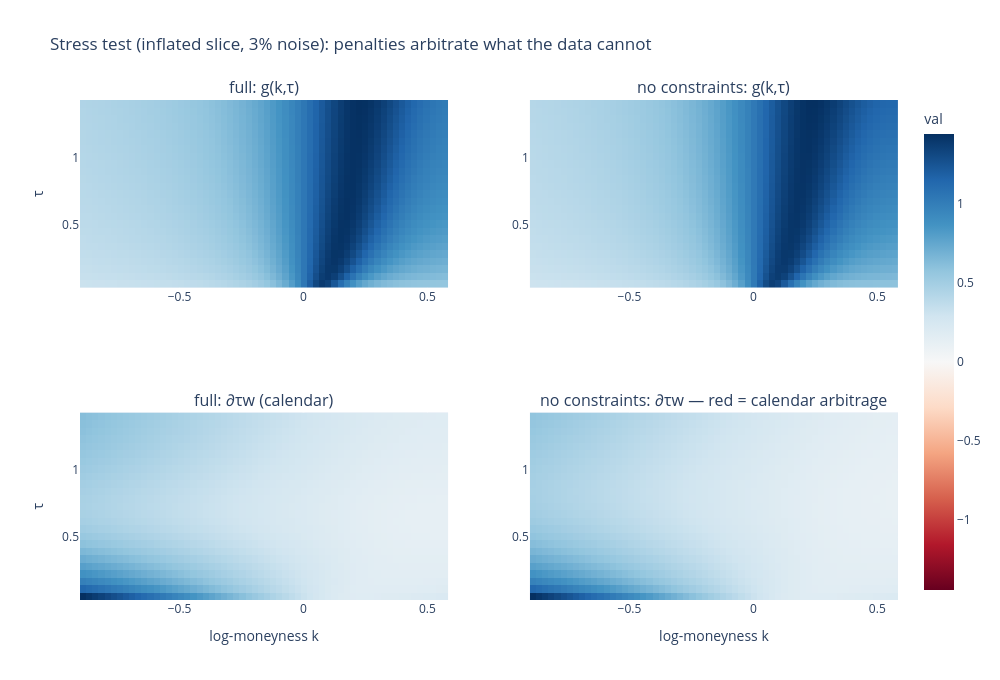

The notebook cell this image was saved under:
### Markdown cell above
### 3c. Stress test: where the penalties visibly earn their place

On the easy synthetic (arbitrage-free truth, good prior), even the unconstrained corrector can stay clean near the data — the prior does the protective work. To isolate the penalties' contribution we **distort the data**: one short slice inflated ×1.35 (the NB02 §4 device) + 3% noise. Fitting these quotes faithfully now *requires* a calendar violation ($\partial_\tau w<0$ where slices must cross); only the penalty can arbitrate. We train full vs no-constraints (equal epochs) and map both $g$ and $\partial_\tau w$ on the extended domain.

### Code cell
kq_s, tq_s, wq_s = sample_quotes(noise=0.03, seed=3, inflate=(1, 1.35))
wtq_s = iv_target_weights(wq_s, tq_s)
prior_s = make_prior(**fit_prior(kq_s, tq_s, wq_s, wtq_s))

stress = {}
for name, lb, lc in [("full", LAMBDA_BFLY, LAMBDA_CAL), ("no_constraints", 0.0, 0.0)]:
    wm = make_model(prior_s, K_SC, T_MID, T_SC)
    p_f, _ = train_logged(wm, init_mlp([2, *HIDDEN, 1], seed=SEED), kq_s, tq_s, wq_s, wtq_s,
                          kc, tc, kw, tw, lb, lc, EPOCHS_ABL, n_logs=3, ext_dom=EXT_DOM)
    stress[name] = (wm, p_f)
    c = loss_components(wm, p_f, kq_s, tq_s, wq_s, wtq_s, kc, tc, EXT_DOM)
    print(f"[stress {name:>15}] min g ext {c['min_g_ext']:+.4f} | "
          f"min d_tau w ext {c['min_cal_ext']:+.2e}")

fig = make_subplots(rows=2, cols=2, subplot_titles=(
    "full: g(k,τ)", "no constraints: g(k,τ)",
    "full: ∂τw (calendar)", "no constraints: ∂τw — red = calendar arbitrage"))
for j, name in enumerate(["full", "no_constraints"], start=1):
    wm, p_f = stress[name]
    kg, tg, G, WT = surf_g_and_cal(wm, p_f, *EXT_DOM)
    fig.add_trace(go.Heatmap(z=G, x=kg, y=tg, zmid=0, colorscale="RdBu",
                             showscale=(j == 2), colorbar=dict(title="val")), 1, j)
    fig.add_trace(go.Heatmap(z=WT, x=kg, y=tg, zmid=0, colorscale="RdBu",
                             showscale=False), 2, j)
fig.update_xaxes(title_text="log-moneyness k", row=2)
fig.update_yaxes(title_text="τ", col=1)
fig.update_layout(width=1000, height=680,
                  title="Stress test (inflated slice, 3% noise): penalties arbitrate what the data cannot")
fig.show()

### Figure 1 — Plotly figure (JSON) as saved in the notebook; plotly's stock layout.template omitted (floating-point values rounded to 4 significant figures; data arrays with more than 128 entries replaced by an {"elided": "..."} marker saying what was removed)
{"data": [{"colorbar": {"title": {"text": "val"}}, "colorscale": [[0, "rgb(103,0,31)"], [0.1, "rgb(178,24,43)"], [0.2, "rgb(214,96,77)"], [0.3, "rgb(244,165,130)"], [0.4, "rgb(253,219,199)"], [0.5, "rgb(247,247,247)"], [0.6, "rgb(209,229,240)"], [0.7, "rgb(146,197,222)"], [0.8, "rgb(67,147,195)"], [0.9, "rgb(33,102,172)"], [1, "rgb(5,48,97)"]], "showscale": false, "type": "heatmap", "x": [-0.8894, -0.8646, -0.8399, -0.8151, -0.7903, -0.7656, -0.7408, -0.7161, -0.6913, -0.6666, -0.6418, -0.6171, -0.5923, -0.5676, -0.5428, -0.5181, -0.4933, -0.4685, -0.4438, -0.419, -0.3943, -0.3695, -0.3448, -0.32, -0.2953, -0.2705, -0.2458, -0.221, -0.1963, -0.1715, -0.1468, -0.122, -0.09724, -0.07249, -0.04774, -0.02298, 0.001771, 0.02652, 0.05128, 0.07603, 0.1008, 0.1255, 0.1503, 0.175, 0.1998, 0.2246, 0.2493, 0.2741, 0.2988, 0.3236, 0.3483, 0.3731, 0.3978, 0.4226, 0.4473, 0.4721, 0.4968, 0.5216, 0.5464, 0.5711], "xaxis": "x", "y": [0.06, 0.1158, 0.1717, 0.2275, 0.2833, 0.3392, 0.395, 0.4508, 0.5067, 0.5625, 0.6183, 0.6742, 0.73, 0.7858, 0.8417, 0.8975, 0.9533, 1.009, 1.065, 1.121, 1.177, 1.232, 1.288, 1.344, 1.4], "yaxis": "y", "z": {"elided": "25x60 float values"}, "zmid": 0}, {"colorscale": [[0, "rgb(103,0,31)"], [0.1, "rgb(178,24,43)"], [0.2, "rgb(214,96,77)"], [0.3, "rgb(244,165,130)"], [0.4, "rgb(253,219,199)"], [0.5, "rgb(247,247,247)"], [0.6, "rgb(209,229,240)"], [0.7, "rgb(146,197,222)"], [0.8, "rgb(67,147,195)"], [0.9, "rgb(33,102,172)"], [1, "rgb(5,48,97)"]], "showscale": false, "type": "heatmap", "x": [-0.8894, -0.8646, -0.8399, -0.8151, -0.7903, -0.7656, -0.7408, -0.7161, -0.6913, -0.6666, -0.6418, -0.6171, -0.5923, -0.5676, -0.5428, -0.5181, -0.4933, -0.4685, -0.4438, -0.419, -0.3943, -0.3695, -0.3448, -0.32, -0.2953, -0.2705, -0.2458, -0.221, -0.1963, -0.1715, -0.1468, -0.122, -0.09724, -0.07249, -0.04774, -0.02298, 0.001771, 0.02652, 0.05128, 0.07603, 0.1008, 0.1255, 0.1503, 0.175, 0.1998, 0.2246, 0.2493, 0.2741, 0.2988, 0.3236, 0.3483, 0.3731, 0.3978, 0.4226, 0.4473, 0.4721, 0.4968, 0.5216, 0.5464, 0.5711], "xaxis": "x3", "y": [0.06, 0.1158, 0.1717, 0.2275, 0.2833, 0.3392, 0.395, 0.4508, 0.5067, 0.5625, 0.6183, 0.6742, 0.73, 0.7858, 0.8417, 0.8975, 0.9533, 1.009, 1.065, 1.121, 1.177, 1.232, 1.288, 1.344, 1.4], "yaxis": "y3", "z": {"elided": "25x60 float values"}, "zmid": 0}, {"colorbar": {"title": {"text": "val"}}, "colorscale": [[0, "rgb(103,0,31)"], [0.1, "rgb(178,24,43)"], [0.2, "rgb(214,96,77)"], [0.3, "rgb(244,165,130)"], [0.4, "rgb(253,219,199)"], [0.5, "rgb(247,247,247)"], [0.6, "rgb(209,229,240)"], [0.7, "rgb(146,197,222)"], [0.8, "rgb(67,147,195)"], [0.9, "rgb(33,102,172)"], [1, "rgb(5,48,97)"]], "showscale": true, "type": "heatmap", "x": [-0.8894, -0.8646, -0.8399, -0.8151, -0.7903, -0.7656, -0.7408, -0.7161, -0.6913, -0.6666, -0.6418, -0.6171, -0.5923, -0.5676, -0.5428, -0.5181, -0.4933, -0.4685, -0.4438, -0.419, -0.3943, -0.3695, -0.3448, -0.32, -0.2953, -0.2705, -0.2458, -0.221, -0.1963, -0.1715, -0.1468, -0.122, -0.09724, -0.07249, -0.04774, -0.02298, 0.001771, 0.02652, 0.05128, 0.07603, 0.1008, 0.1255, 0.1503, 0.175, 0.1998, 0.2246, 0.2493, 0.2741, 0.2988, 0.3236, 0.3483, 0.3731, 0.3978, 0.4226, 0.4473, 0.4721, 0.4968, 0.5216, 0.5464, 0.5711], "xaxis": "x2", "y": [0.06, 0.1158, 0.1717, 0.2275, 0.2833, 0.3392, 0.395, 0.4508, 0.5067, 0.5625, 0.6183, 0.6742, 0.73, 0.7858, 0.8417, 0.8975, 0.9533, 1.009, 1.065, 1.121, 1.177, 1.232, 1.288, 1.344, 1.4], "yaxis": "y2", "z": {"elided": "25x60 float values"}, "zmid": 0}, {"colorscale": [[0, "rgb(103,0,31)"], [0.1, "rgb(178,24,43)"], [0.2, "rgb(214,96,77)"], [0.3, "rgb(244,165,130)"], [0.4, "rgb(253,219,199)"], [0.5, "rgb(247,247,247)"], [0.6, "rgb(209,229,240)"], [0.7, "rgb(146,197,222)"], [0.8, "rgb(67,147,195)"], [0.9, "rgb(33,102,172)"], [1, "rgb(5,48,97)"]], "showscale": false, "type": "heatmap", "x": [-0.8894, -0.8646, -0.8399, -0.8151, -0.7903, -0.7656, -0.7408, -0.7161, -0.6913, -0.6666, -0.6418, -0.6171, -0.5923, -0.5676, -0.5428, -0.5181, -0.4933, -0.4685, -0.4438, -0.419, -0.3943, -0.3695, -0.3448, -0.32, -0.2953, -0.2705, -0.2458, -0.221, -0.1963, -0.1715, -0.1468, -0.122, -0.09724, -0.07249, -0.04774, -0.02298, 0.001771, 0.02652, 0.05128, 0.07603, 0.1008, 0.1255, 0.1503, 0.175, 0.1998, 0.2246, 0.2493, 0.2741, 0.2988, 0.3236, 0.3483, 0.3731, 0.3978, 0.4226, 0.4473, 0.4721, 0.4968, 0.5216, 0.5464, 0.5711], "xaxis": "x4", "y": [0.06, 0.1158, 0.1717, 0.2275, 0.2833, 0.3392, 0.395, 0.4508, 0.5067, 0.5625, 0.6183, 0.6742, 0.73, 0.7858, 0.8417, 0.8975, 0.9533, 1.009, 1.065, 1.121, 1.177, 1.232, 1.288, 1.344, 1.4], "yaxis": "y4", "z": {"elided": "25x60 float values"}, "zmid": 0}], "layout": {"annotations": [{"font": {"size": 16}, "showarrow": false, "text": "full: g(k,τ)", "x": 0.225, "xanchor": "center", "xref": "paper", "y": 1, "yanchor": "bottom", "yref": "paper"}, {"font": {"size": 16}, "showarrow": false, "text": "no constraints: g(k,τ)", "x": 0.775, "xanchor": "center", "xref": "paper", "y": 1, "yanchor": "bottom", "yref": "paper"}, {"font": {"size": 16}, "showarrow": false, "text": "full: ∂τw (calendar)", "x": 0.225, "xanchor": "center", "xref": "paper", "y": 0.375, "yanchor": "bottom", "yref": "paper"}, {"font": {"size": 16}, "showarrow": false, "text": "no constraints: ∂τw — red = calendar arbitrage", "x": 0.775, "xanchor": "center", "xref": "paper", "y": 0.375, "yanchor": "bottom", "yref": "paper"}], "height": 680, "title": {"text": "Stress test (inflated slice, 3% noise): penalties arbitrate what the data cannot"}, "width": 1000, "xaxis": {"anchor": "y", "domain": [0, 0.45]}, "xaxis2": {"anchor": "y2", "domain": [0.55, 1]}, "xaxis3": {"anchor": "y3", "domain": [0, 0.45], "title": {"text": "log-moneyness k"}}, "xaxis4": {"anchor": "y4", "domain": [0.55, 1], "title": {"text": "log-moneyness k"}}, "yaxis": {"anchor": "x", "domain": [0.625, 1], "title": {"text": "τ"}}, "yaxis2": {"anchor": "x2", "domain": [0.625, 1]}, "yaxis3": {"anchor": "x3", "domain": [0, 0.375], "title": {"text": "τ"}}, "yaxis4": {"anchor": "x4", "domain": [0, 0.375]}}}
